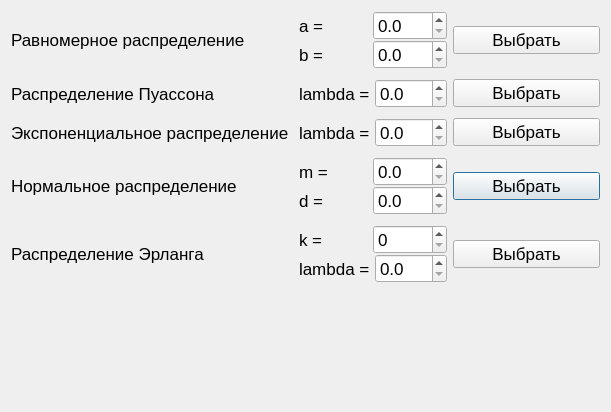
<?xml version="1.0" encoding="UTF-8"?>
<ui version="4.0">
 <class>Dialog</class>
 <widget class="QDialog" name="Dialog">
  <property name="geometry">
   <rect>
    <x>0</x>
    <y>0</y>
    <width>611</width>
    <height>412</height>
   </rect>
  </property>
  <property name="windowTitle">
   <string>Dialog</string>
  </property>
  <layout class="QVBoxLayout" name="verticalLayout_4">
   <item>
    <layout class="QGridLayout" name="gridLayout">
     <property name="sizeConstraint">
      <enum>QLayout::SetDefaultConstraint</enum>
     </property>
     <property name="verticalSpacing">
      <number>10</number>
     </property>
     <item row="3" column="2">
      <widget class="QPushButton" name="normal_show_btn">
       <property name="font">
        <font>
         <pointsize>13</pointsize>
        </font>
       </property>
       <property name="text">
        <string>Выбрать</string>
       </property>
      </widget>
     </item>
     <item row="1" column="0">
      <widget class="QLabel" name="label_4">
       <property name="font">
        <font>
         <pointsize>13</pointsize>
        </font>
       </property>
       <property name="text">
        <string>Распределение Пуассона</string>
       </property>
      </widget>
     </item>
     <item row="2" column="0">
      <widget class="QLabel" name="label_7">
       <property name="font">
        <font>
         <pointsize>13</pointsize>
        </font>
       </property>
       <property name="text">
        <string>Экспоненциальное распределение </string>
       </property>
      </widget>
     </item>
     <item row="2" column="2">
      <widget class="QPushButton" name="exponential_show_btn">
       <property name="font">
        <font>
         <pointsize>13</pointsize>
        </font>
       </property>
       <property name="text">
        <string>Выбрать</string>
       </property>
      </widget>
     </item>
     <item row="0" column="2">
      <widget class="QPushButton" name="uniform_show_btn">
       <property name="font">
        <font>
         <pointsize>13</pointsize>
        </font>
       </property>
       <property name="text">
        <string>Выбрать</string>
       </property>
      </widget>
     </item>
     <item row="3" column="0">
      <widget class="QLabel" name="label_8">
       <property name="font">
        <font>
         <pointsize>13</pointsize>
        </font>
       </property>
       <property name="text">
        <string>Нормальное распределение </string>
       </property>
      </widget>
     </item>
     <item row="1" column="1">
      <layout class="QHBoxLayout" name="horizontalLayout_3">
       <item>
        <widget class="QLabel" name="label_5">
         <property name="font">
          <font>
           <pointsize>13</pointsize>
          </font>
         </property>
         <property name="text">
          <string>lambda = </string>
         </property>
        </widget>
       </item>
       <item>
        <widget class="QDoubleSpinBox" name="poisson_lambda_spb">
         <property name="font">
          <font>
           <pointsize>13</pointsize>
          </font>
         </property>
         <property name="decimals">
          <number>1</number>
         </property>
        </widget>
       </item>
      </layout>
     </item>
     <item row="2" column="1">
      <layout class="QHBoxLayout" name="horizontalLayout_4">
       <item>
        <widget class="QLabel" name="label_6">
         <property name="font">
          <font>
           <pointsize>13</pointsize>
          </font>
         </property>
         <property name="text">
          <string>lambda = </string>
         </property>
        </widget>
       </item>
       <item>
        <widget class="QDoubleSpinBox" name="exponential_lambda_spb">
         <property name="font">
          <font>
           <pointsize>13</pointsize>
          </font>
         </property>
         <property name="decimals">
          <number>1</number>
         </property>
        </widget>
       </item>
      </layout>
     </item>
     <item row="3" column="1">
      <layout class="QVBoxLayout" name="verticalLayout">
       <item>
        <layout class="QHBoxLayout" name="horizontalLayout_5">
         <item>
          <widget class="QLabel" name="label_9">
           <property name="font">
            <font>
             <pointsize>13</pointsize>
            </font>
           </property>
           <property name="text">
            <string>m = </string>
           </property>
          </widget>
         </item>
         <item>
          <widget class="QDoubleSpinBox" name="normal_m_spb">
           <property name="font">
            <font>
             <pointsize>13</pointsize>
            </font>
           </property>
           <property name="decimals">
            <number>1</number>
           </property>
          </widget>
         </item>
        </layout>
       </item>
       <item>
        <layout class="QHBoxLayout" name="horizontalLayout_6">
         <item>
          <widget class="QLabel" name="label_10">
           <property name="font">
            <font>
             <pointsize>13</pointsize>
            </font>
           </property>
           <property name="text">
            <string>d = </string>
           </property>
          </widget>
         </item>
         <item>
          <widget class="QDoubleSpinBox" name="normal_d_spb">
           <property name="font">
            <font>
             <pointsize>13</pointsize>
            </font>
           </property>
           <property name="decimals">
            <number>1</number>
           </property>
          </widget>
         </item>
        </layout>
       </item>
      </layout>
     </item>
     <item row="1" column="2">
      <widget class="QPushButton" name="poisson_show_btn">
       <property name="font">
        <font>
         <pointsize>13</pointsize>
        </font>
       </property>
       <property name="text">
        <string>Выбрать</string>
       </property>
      </widget>
     </item>
     <item row="0" column="0">
      <widget class="QLabel" name="label_3">
       <property name="font">
        <font>
         <pointsize>13</pointsize>
        </font>
       </property>
       <property name="text">
        <string>Равномерное распределение </string>
       </property>
      </widget>
     </item>
     <item row="4" column="0">
      <widget class="QLabel" name="label_15">
       <property name="font">
        <font>
         <pointsize>13</pointsize>
        </font>
       </property>
       <property name="text">
        <string>Распределение Эрланга</string>
       </property>
      </widget>
     </item>
     <item row="4" column="1">
      <layout class="QVBoxLayout" name="verticalLayout_3">
       <item>
        <layout class="QHBoxLayout" name="horizontalLayout_9">
         <item>
          <widget class="QLabel" name="label_13">
           <property name="font">
            <font>
             <pointsize>13</pointsize>
            </font>
           </property>
           <property name="text">
            <string>k = </string>
           </property>
          </widget>
         </item>
         <item>
          <widget class="QSpinBox" name="erlang_k_spb">
           <property name="font">
            <font>
             <pointsize>13</pointsize>
            </font>
           </property>
          </widget>
         </item>
        </layout>
       </item>
       <item>
        <layout class="QHBoxLayout" name="horizontalLayout_10">
         <item>
          <widget class="QLabel" name="label_14">
           <property name="font">
            <font>
             <pointsize>13</pointsize>
            </font>
           </property>
           <property name="text">
            <string>lambda = </string>
           </property>
          </widget>
         </item>
         <item>
          <widget class="QDoubleSpinBox" name="erlang_lambda_spb">
           <property name="font">
            <font>
             <pointsize>13</pointsize>
            </font>
           </property>
           <property name="decimals">
            <number>1</number>
           </property>
          </widget>
         </item>
        </layout>
       </item>
      </layout>
     </item>
     <item row="4" column="2">
      <widget class="QPushButton" name="erlang_show_btn">
       <property name="font">
        <font>
         <pointsize>13</pointsize>
        </font>
       </property>
       <property name="text">
        <string>Выбрать</string>
       </property>
      </widget>
     </item>
     <item row="0" column="1">
      <layout class="QVBoxLayout" name="verticalLayout_2">
       <item>
        <layout class="QHBoxLayout" name="horizontalLayout_7">
         <item>
          <widget class="QLabel" name="label_11">
           <property name="font">
            <font>
             <pointsize>13</pointsize>
            </font>
           </property>
           <property name="text">
            <string>a = </string>
           </property>
          </widget>
         </item>
         <item>
          <widget class="QDoubleSpinBox" name="uniform_a_spb">
           <property name="font">
            <font>
             <pointsize>13</pointsize>
            </font>
           </property>
           <property name="decimals">
            <number>1</number>
           </property>
          </widget>
         </item>
        </layout>
       </item>
       <item>
        <layout class="QHBoxLayout" name="horizontalLayout_8">
         <item>
          <widget class="QLabel" name="label_12">
           <property name="font">
            <font>
             <pointsize>13</pointsize>
            </font>
           </property>
           <property name="text">
            <string>b = </string>
           </property>
          </widget>
         </item>
         <item>
          <widget class="QDoubleSpinBox" name="uniform_b_spb">
           <property name="font">
            <font>
             <pointsize>13</pointsize>
            </font>
           </property>
           <property name="decimals">
            <number>1</number>
           </property>
          </widget>
         </item>
        </layout>
       </item>
      </layout>
     </item>
    </layout>
   </item>
   <item>
    <widget class="QLabel" name="statusBar">
     <property name="font">
      <font>
       <pointsize>13</pointsize>
      </font>
     </property>
     <property name="text">
      <string/>
     </property>
    </widget>
   </item>
  </layout>
 </widget>
 <resources/>
 <connections/>
</ui>
